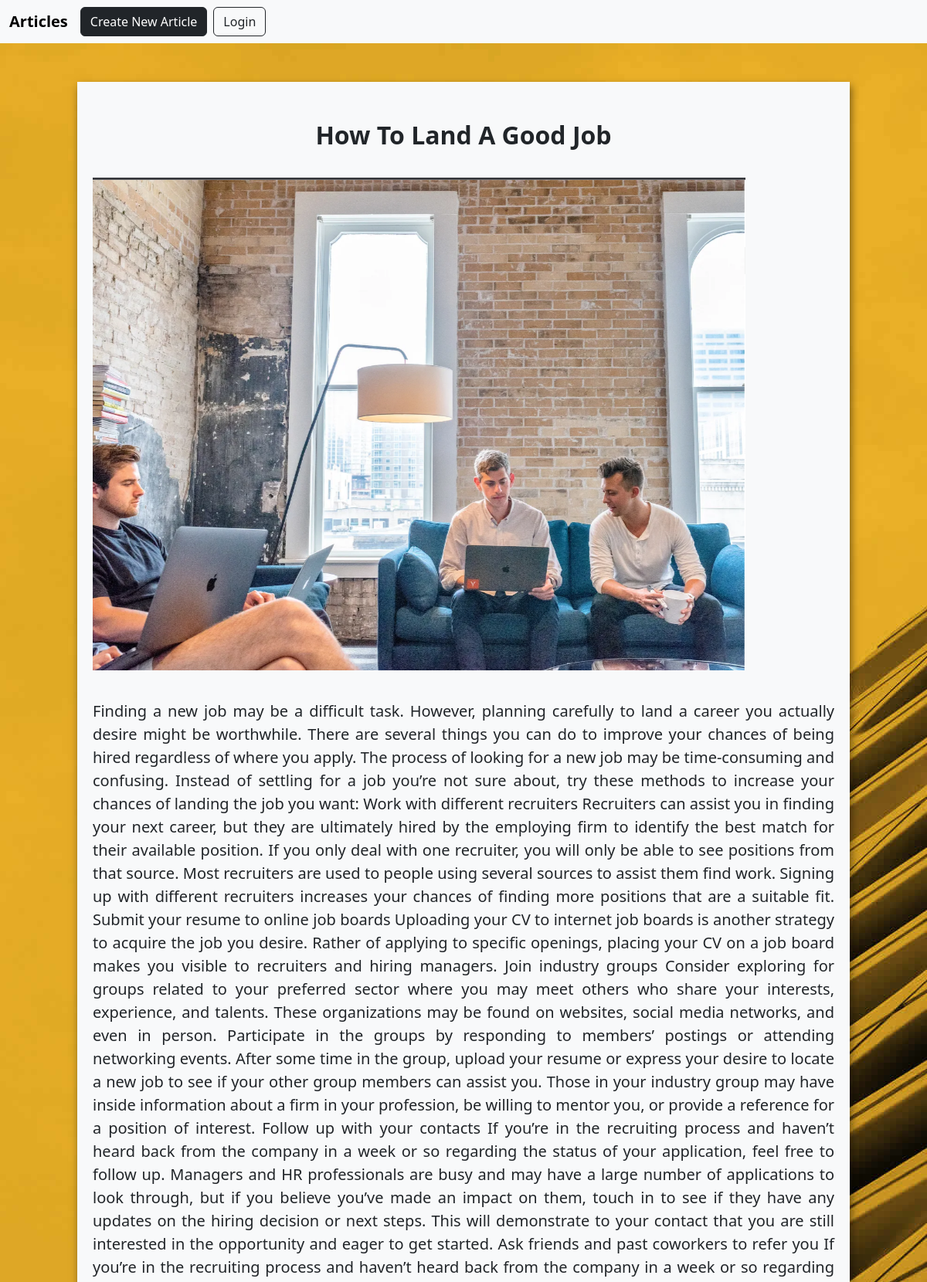
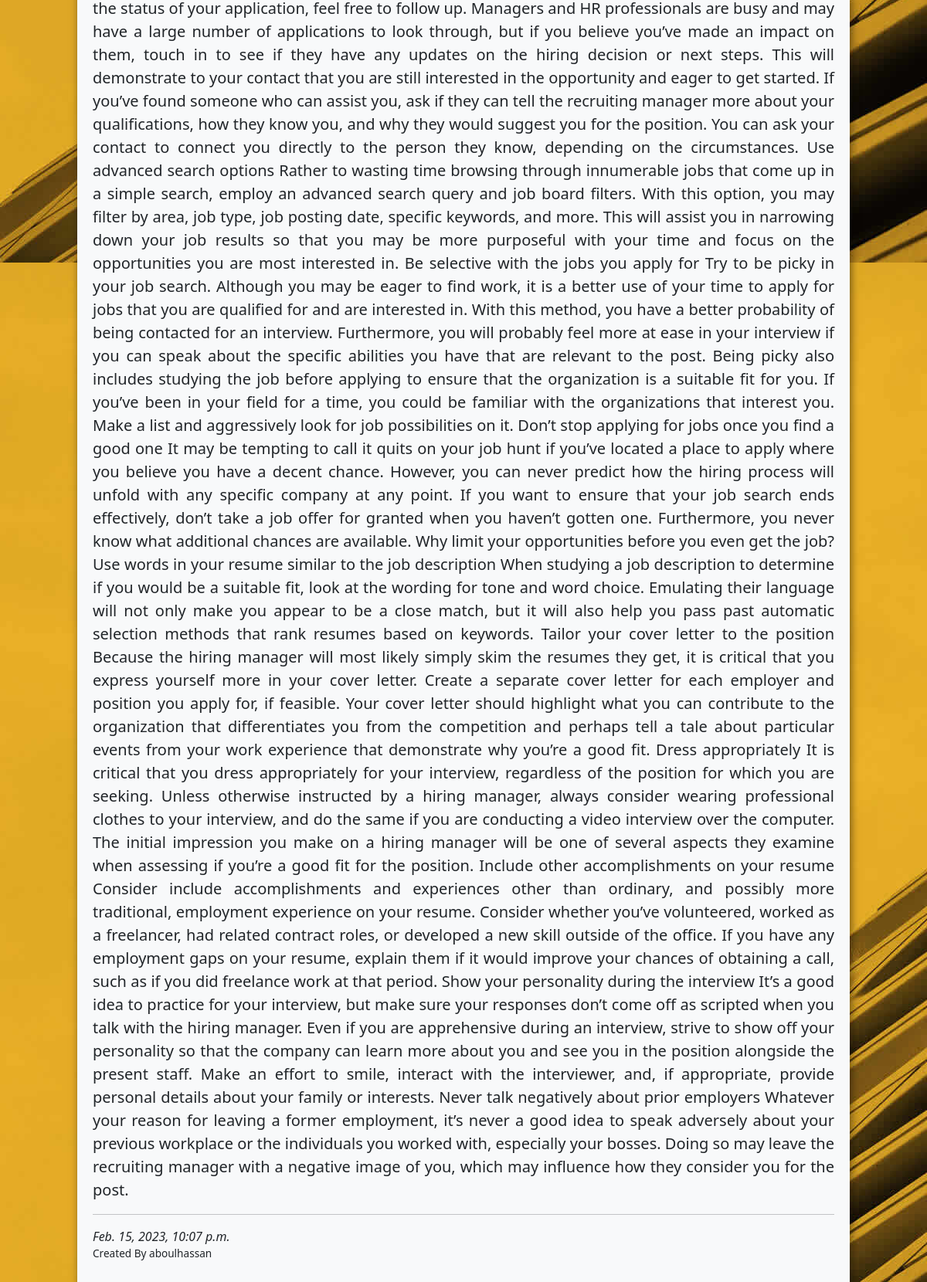
Screenshot of /land-a-job/ with the database file from the repository (2 pictures, top to bottom).
### app/models.py (models this page shows, shortened)
class Article(models.Model):
    title = models.CharField(max_length=100)
    slug = models.SlugField()
    body = models.TextField()
    date = models.DateTimeField(auto_now_add=True)
    photo = models.ImageField(default='default.png',blank=True)
    author = models.ForeignKey(User, default = None ,on_delete=models.CASCADE)

### app/views.py (the view)
# urls.py: path('<slug:slug>/', show_detail, name="details"),
def show_detail(request, slug):
    article_detail = Article.objects.get(slug=slug)
    a = render(request, "app/detail_view.html", {"article_details":article_detail})
    return a

### app/templates/app/detail_view.html (shortened to what this page needs)
{% extends 'app/navbar.html' %}
{%load static%}
{%block content%}
<div id="article_detail">
    <p class="article_title">{{article_details.title}}</p>
    <img class="img-fluid mx-auto" src = "{{article_details.photo.url}}" />
    <p class="article_body">{{article_details.body}}</p>
    <hr>
    <i>{{article_details.date}}</i>
    <p class="author">Created By {{article_details.author}}</p>
</div>
{%endblock content%}

### static/css/style.css (style rules this page uses)
#article_detail { background-color: #F8F9FA; max-width: 1000px; margin: 50px auto; padding: 30px 20px; box-shadow: 2px 5px 10px rgba(0, 0, 0, 0.5); }
.article_title { font-size: 2rem; font-weight: 800; text-align: center; padding: 15px 0 15px 0; }
body { background-image: url("/static/img/hero-bg.jpg"); }
.author { font-size: 0.85rem; margin-bottom: -0.05%; }
.article_body { padding-top: 4%; font-size: 1.25rem; font-family: 'Segoe UI', Tahoma, Geneva, Verdana, sans-serif; text-align: justify; }

### rows the page displays
Article: title "How To Land A Good Job", photo (picture), body "Finding a new job may be a difficult task. However, planning carefully to land a career you actually desire might be worthwhile. There are several things you can do to improve your chances of being hired regardless of where you apply. The process of looking for a new job may be time-consuming and confusing. Instead of settling for a job you’re not sure about, try these methods to increase your chances of landing the job you want: Work with different recruiters Recruiters can assist you in finding your next career, but they are ultimately hired by the employing firm to identify the best match for their available position. If you only deal with one recruiter, you will only be able to see…", date "Feb. 15, 2023, 10:07 p.m.", author "aboulhassan"
